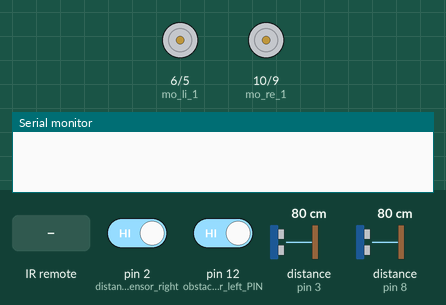
Recording of a sketch running on a simulated Arduino Uno, built with avr-gcc and run on an emulated ATmega328P. Parts: motor-driver pin pairs drawn as motors (green arrow = first pin HIGH = forward, orange = second pin HIGH = backward, longer = more drive), the last lines printed to the serial monitor. Wiring (inferred from the names in the program): 2 × ultrasonic range finder: trigger pin 4, echo pin 3 / trigger pin 7, echo pin 8. The inputs (shaded band) are chosen by the test bench; at power-on: pin 2 (distance_sensor_right) HIGH, distance to the obstacle (sensors on pin 3, pin 8) 80 cm, pin 12 (obstacle_detector_left_PIN) HIGH. The echo pulse lasts 58.3 µs per cm.

Above: at 1.5 s.
1.6 s: pin 2 (distance_sensor_right) driven LOW
At 2.34 s:
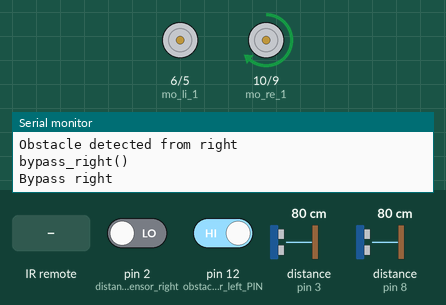
At 3.8 s:
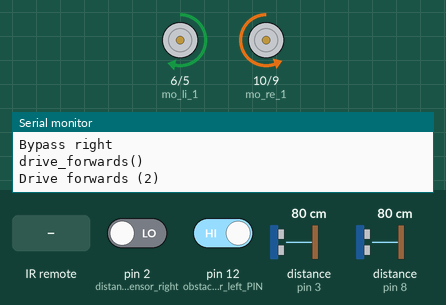
5.1 s: distance to the obstacle (sensor on pin 3) set to 22 cm
7.2 s: distance to the obstacle (sensor on pin 3) set to 18 cm
At 10.1 s:
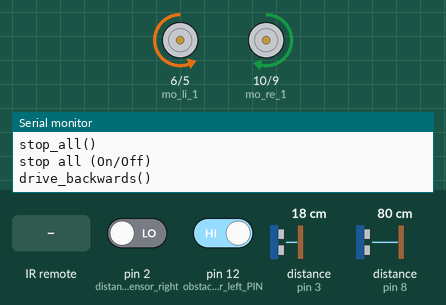
10.7 s: pin 12 (obstacle_detector_left_PIN) driven LOW
At 11.75 s:
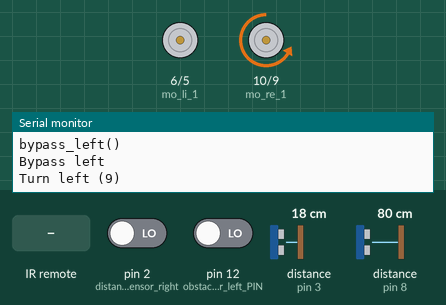
13.3 s: infrared code 0xF30CFF00 received
16.7 s: distance to the obstacle (sensor on pin 8) set to 2 cm
Timing chart, 0 to 21.2 s (numbered marks = the images above; inputs shaded):
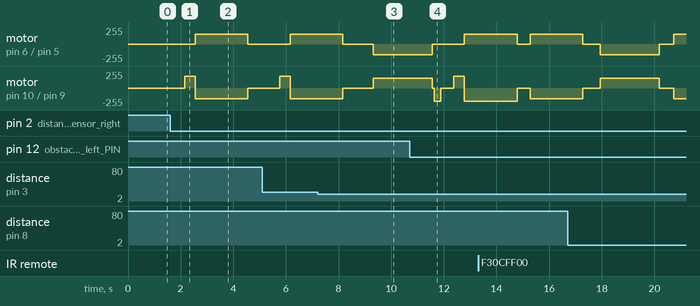

The sketch:

Arduino-mit-Fernbedienung-steuern_Hinterniserkennung.ino
```cpp
/*
#===============================================================================
#
#          FILE:  Arduino-with-remote-control_obstacle-detection.ino
#         USAGE:  Only compatible with Arduino Uno
# ARDUINO MODEL:  Arduino Uno
#  REQUIREMENTS:  IRremote 4.4.0 by shirriff
#
#   DESCRIPTION:  My goal is to build and program a robot that can be controlled
                  by a remote control. I'm also working on an all-round obstacle
                  detection system with a easy bypass functionality.
#
#  REQUIREMENTS:  Arduino Uno, Arduino IDE, IRremote 4.3.1 by shirriff and this script of course :)
#          BUGS:  ---
#         NOTES:  I'm using version 4 of the IRremote Libary. With a different version, parts may not work.
#        AUTHOR:  Niclas Heinz
#        GITLAB:  www.gitlab.com/niclasheinz/aur
#       COMPANY:  -
#       VERSION:  7.1
# LATEST COMMIT: 04.07.2024
#===============================================================================
*/

#include <IRremote.hpp>
#define IR_RECEIVE_PIN 11

// Pins for the obstacle detectors
int TRIGGER_front = 4;
int TRIGGER_back = 7;

// Echo Pins for the obstacle detectors
int ECHO_front = 3;
int ECHO_back = 8;


// Variable for saving the distance
long Distance_front = 0;
long Distance_back = 0;

// Variables for the motors
int mo_re_1 = 10;
int mo_re_2 = 9;
int mo_li_1 = 6;
int mo_li_2 = 5;
int obstacle_detector_left_PIN = 12;
void setup() {
// Activate pins
pinMode(2, INPUT); // distance sensor right
pinMode(3, OUTPUT);
pinMode(4, OUTPUT);
pinMode(mo_re_1, OUTPUT);
pinMode(mo_re_2, OUTPUT);
pinMode(mo_li_2, OUTPUT);
pinMode(8, OUTPUT);
pinMode(mo_li_1, OUTPUT);
pinMode(obstacle_detector_left_PIN, INPUT); // distance sensor left
//pinMode(obstacle_sensor_right, INPUT);
pinMode(TRIGGER_front, OUTPUT);
pinMode(ECHO_front, INPUT);
pinMode(TRIGGER_back,  OUTPUT);
pinMode(ECHO_back, INPUT);
// Serial Monitor
Serial.begin(9600);        // Start serial communication to receive data using serial monitor
IrReceiver.begin(IR_RECEIVE_PIN, ENABLE_LED_FEEDBACK);  // Start the receiver
}

// manoeuvre that the arduino script supports //
void drive_forwards() { // driving forwards
        Serial.println("drive_forwards()");
        Serial.println("Drive forwards (2)");
        analogWrite(mo_li_1, 150);
        analogWrite(mo_re_2, 160);
        // digitalWrite(mo_re_2, LOW);
        // digitalWrite(mo_re_1, LOW);
        delay(2000);
        stop_all();
}

void drive_forwards_bypass() {
    Serial.println("drive_forwards_bypass()");
    analogWrite(mo_re_2, 130);
    analogWrite(mo_li_1, 130);
    delay(500);
    stop_all();
}

void drive_backwards() { // driving backwards
        Serial.println("drive_backwards()");
        analogWrite(mo_re_1, 150);
        analogWrite(mo_li_2, 160);
        delay(2000);
        //stop_all();
}

void stop_all() { //stop all motors
        Serial.println("stop_all()");
        Serial.println("stop all (On/Off)");
        digitalWrite(5, LOW);
        digitalWrite(mo_li_1, LOW);
        digitalWrite(8, LOW);
        digitalWrite(mo_li_2, LOW);
        digitalWrite(mo_re_2, LOW);
        digitalWrite(mo_re_1, LOW);
        digitalWrite(4, LOW);
        digitalWrite(3, LOW);
        digitalWrite(2, LOW);
}

void turn_left() { // turning left
        Serial.println("turn_left()");
        Serial.println("Turn left (9)");
        digitalWrite(8, LOW);
        digitalWrite(mo_re_1, LOW);
        digitalWrite(2, LOW);
        analogWrite(mo_re_2, 200);
        delay(250);
        digitalWrite(mo_re_2, LOW);
}

void turn_right() { //turing right
        Serial.println("turn_right()");
        Serial.println("Drehung nach rechts (4)");
        digitalWrite(8, LOW);
        digitalWrite(mo_re_1, LOW);
        digitalWrite(3, LOW);
        analogWrite(mo_re_2, 200);
        delay(250);
        digitalWrite(mo_li_2, LOW);
        stop_all();
}

void turn_back() { //turning back
        Serial.println("turn_back()");
        Serial.println("Turn back (4)");;
        digitalWrite(8, LOW);
        digitalWrite(mo_re_1, LOW);
        digitalWrite(2, LOW);
        digitalWrite(mo_li_1, HIGH);
        digitalWrite(mo_re_2, LOW);
        delay(250);
        digitalWrite(mo_li_1, LOW);
}

void bypass_left() { // function for bypass objects from left side
    Serial.println("bypass_left()");
    Serial.println("Bypass left");
    Serial.println("Turn left (9)");
    digitalWrite(8, LOW);
    digitalWrite(mo_re_1, LOW);
    digitalWrite(2, LOW);
    analogWrite(mo_re_2, 200);
    delay(250);
    digitalWrite(mo_re_2, LOW);
}

void stop_back() {

}
void drive_forwardsbypass() {
          Serial.println("drive_forwardsbypass()");

    analogWrite(mo_re_2, 230);
    analogWrite(mo_li_1, 130);
    delay(500);
    drive_forwardsbypassstop();
}
void drive_forwardsbypassstop() {
          Serial.println("drive_forwardsbypasstop()");
          stop_all();
}

void bypass_right() { // function for bypass objects from right side
    Serial.println("bypass_right()");
    Serial.println("Bypass right");
    digitalWrite(8, LOW);
    digitalWrite(mo_re_1, LOW);
    digitalWrite(2, LOW);
    analogWrite(mo_re_1, 180);
    digitalWrite(mo_li_1, LOW);
    delay(400);
    digitalWrite(mo_re_1, LOW);
    drive_forwards();
}

void force_stop(){ // if distance to one of the sensors is lower than 30 -> force stop
  if (Distance_front < 30 || Distance_back < 30) {
    Serial.println("Executing force-stop in 1s");
    stop_all();
  }
}

void loop() {

  if (IrReceiver.decode()) {
    Serial.println(IrReceiver.decodedIRData.decodedRawData, DEC);  // Print "old" raw data
    //IrReceiver.printIRResultShort(&Serial); // Print complete received data in one line
    //IrReceiver.printIRSendUsage(&Serial);   // Print the statement required to send this data
    switch (IrReceiver.decodedIRData.decodedRawData) {
      case 4077715200:  //Drive forwards
        drive_forwards();
        break;
      case 3877175040:  // drive backwards
        drive_backwards();
        break;
      case 2707357440:  // turn right
        turn_right();
        break;
      case 4144561920:  // turn left
        turn_left();
        break;
      case 3125149440:  // force stop all motors
        stop_all();
        break;
    }
  }

  IrReceiver.resume();  // Enable receiving of the next value


delay(100);
//////////////// Obstacle Detector front  ////////////////////
digitalWrite(TRIGGER_front, LOW);
 // delay(5);

  // transmit signal for 10 microseconds, afterwards turn off
  digitalWrite(TRIGGER_front, HIGH);
  delayMicroseconds(10);
  digitalWrite(TRIGGER_front, LOW);

  // pulseIn -> time measurement, until receiving a signal
  long time_front = pulseIn(ECHO_front, HIGH);

  // calculate distance in cm
  // time/2 -> only one track
  Distance_front = (time_front / 2) * 0.03432;
  delay(50);

  // display only distance < 100
  if (Distance_front < 1000)
  {
    // display measurement data
   // Serial.print("Distance Front in cm: ");
   // Serial.println(Distance_front);
  }
  if (Distance_front < 20) {
        Serial.println("Obstacle detected front side");
        stop_all();
        delay(500);
        drive_backwards();
        delay(250);
        stop_all();
}


//////////////// Obstacle Detector back  ////////////////////
digitalWrite(TRIGGER_back, LOW);
  delay(5);

  // transmit signal for 10 microseconds, afterwards turn off
  digitalWrite(TRIGGER_back, HIGH);
  delayMicroseconds(10);
  digitalWrite(TRIGGER_back, LOW);

  // pulseIn -> time measurement, until receiving a signal
  long time_back = pulseIn(ECHO_back, HIGH);

  // calculate distance in cm
  // time/2 -> only one track
  Distance_back = (time_back / 2) * 0.03432;
  delay(50);

  // display only distance < 100
  if (Distance_back < 1000)
  {
    // display measurement data
   // Serial.print("Distance from back in cm: ");
   // Serial.println(Distance_back);
  }
  if (Distance_back < 20) {
       Serial.println("Obstacle detected back side");
       stop_all(); // stop all
       delay(500);
       drive_forwards();
       delay(750);
       stop_all();
}

//////////////// Obstacle Detector left  ////////////////////
// this sensor gives 0 for an obstacle and 1 regularly.
  int Distance_left = digitalRead(12); // Read the sensor output

  //Serial.print("Distance from left: ");
  //Serial.println(Distance_left); // Print the sensor output

  if (Distance_left == 0) {
    Serial.println("Obstacle detected from left"); // Output if sensor value is 0
    bypass_left();
  }

  delay(500); // Wait half a second

//////////////// Obstacle Detector right  ////////////////////
// this sensor gives 0 for an obstacle and 1 regularly.
  int Distance_right = digitalRead(2); // Read the sensor output

 // Serial.print("Distance from right: ");Drehung nach rechts (4)

 // Serial.println(Distance_right); // Print the sensor output

  if (Distance_right == 0) {
    Serial.println("Obstacle detected from right"); // Output "Hallo" if sensor value is 0
    bypass_right();

  delay(500); // Wait half a second
}
}
```

Measured:
- the behaviour switches between 21 and 20 cm on distance to the obstacle (sensor on pin 3) (found by bisection; images 2 and 3)
- after the input at 1.6 s, motor on pin 6 (mo_li_1) / pin 5 (mo_li_2): stopped → forward 150/255 after 0.95 s, → stopped 2.0 s later; motor on pin 10 (mo_re_1) / pin 9 (mo_re_2): stopped → forward 180/255 after 0.55 s, → backward 160/255 0.40 s later, → stopped 2.0 s later
